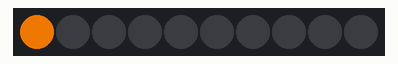
Recording of a sketch running on a simulated Arduino Uno, built with avr-gcc and run on an emulated ATmega328P. Shown: 10 RGB LEDs in strip order, left to right.

Above: at 0.15 s.
At 1.16 s:
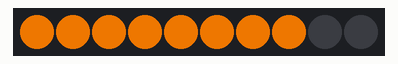

The sketch:

RunningCarBlinker.ino
```cpp
//This scripts copies a running car blinker.

#include <FastLED.h>

// Define the number of LEDs in your strip
#define NUM_LEDS 10

// Define the digital pin where your data line is connected
#define DATA_PIN 4

// Create an array to hold the LED colors
CRGB leds[NUM_LEDS];

void setup() {
    // Initialize the FastLED library with the appropriate settings
    FastLED.addLeds<NEOPIXEL, DATA_PIN>(leds, NUM_LEDS);
}

void loop() {
    int i;
    // Loop through each LED in the strip
    for (i = 0; i < NUM_LEDS; i++) {
        // Set the LED color to orange (R=200, G=100, B=0)
        leds[i] = CRGB(200, 100, 0);
        // Update the LED strip to show the new color
        FastLED.show();
        // Pause for a short duration (30 milliseconds)
        delay(30);
    }
    // Pause for a longer duration (500 milliseconds) after all LEDs are lit
    delay(500);

    // Turn off the LEDs in reverse order
    for (i = NUM_LEDS - 1; i >= 0; i--) {
        // Set the LED color to black (off)
        leds[i] = CRGB::Black;
    }
    // Update the LED strip to show the changes made in this loop iteration
    FastLED.show();
    // Pause for a short duration (100 milliseconds) after turning off all LEDs
    delay(100);
}
```

Measured:
- by itself, everything shown: repeats every 0.91 s, in 3 steps
